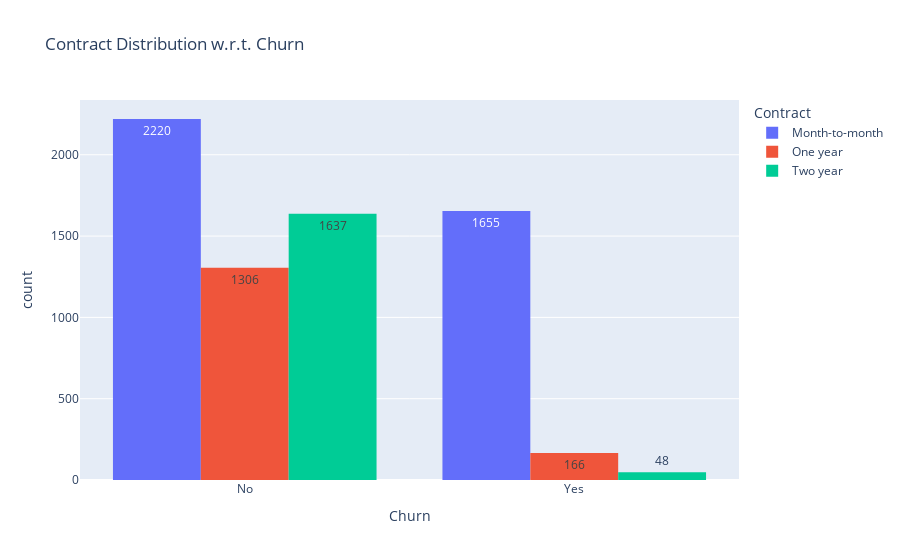

Notebook code cell kept with this figure:
### Code cell
fig = px.histogram(
    data_frame = df,
    x = "Churn",
    color = "Contract",
    barmode = "group",
    title = "Contract Distribution w.r.t. Churn",
    text_auto = True
)

fig.show()

### Figure 1 — Plotly figure (JSON) as saved in the notebook; plotly's stock layout.template omitted (floating-point values rounded to 4 significant figures; data arrays with more than 128 entries replaced by an {"elided": "..."} marker saying what was removed)
{"data": [{"alignmentgroup": "True", "bingroup": "x", "hovertemplate": "Contract=Month-to-month<br>Churn=%{x}<br>count=%{y}<extra></extra>", "legendgroup": "Month-to-month", "marker": {"color": "#636efa", "pattern": {"shape": ""}}, "name": "Month-to-month", "offsetgroup": "Month-to-month", "orientation": "v", "showlegend": true, "texttemplate": "%{value}", "type": "histogram", "x": {"elided": "3875 str values"}, "xaxis": "x", "yaxis": "y"}, {"alignmentgroup": "True", "bingroup": "x", "hovertemplate": "Contract=One year<br>Churn=%{x}<br>count=%{y}<extra></extra>", "legendgroup": "One year", "marker": {"color": "#EF553B", "pattern": {"shape": ""}}, "name": "One year", "offsetgroup": "One year", "orientation": "v", "showlegend": true, "texttemplate": "%{value}", "type": "histogram", "x": {"elided": "1472 str values"}, "xaxis": "x", "yaxis": "y"}, {"alignmentgroup": "True", "bingroup": "x", "hovertemplate": "Contract=Two year<br>Churn=%{x}<br>count=%{y}<extra></extra>", "legendgroup": "Two year", "marker": {"color": "#00cc96", "pattern": {"shape": ""}}, "name": "Two year", "offsetgroup": "Two year", "orientation": "v", "showlegend": true, "texttemplate": "%{value}", "type": "histogram", "x": {"elided": "1685 str values"}, "xaxis": "x", "yaxis": "y"}], "layout": {"barmode": "group", "legend": {"title": {"text": "Contract"}, "tracegroupgap": 0}, "title": {"text": "Contract Distribution w.r.t. Churn"}, "xaxis": {"anchor": "y", "domain": [0, 1], "title": {"text": "Churn"}}, "yaxis": {"anchor": "x", "domain": [0, 1], "title": {"text": "count"}}}}
